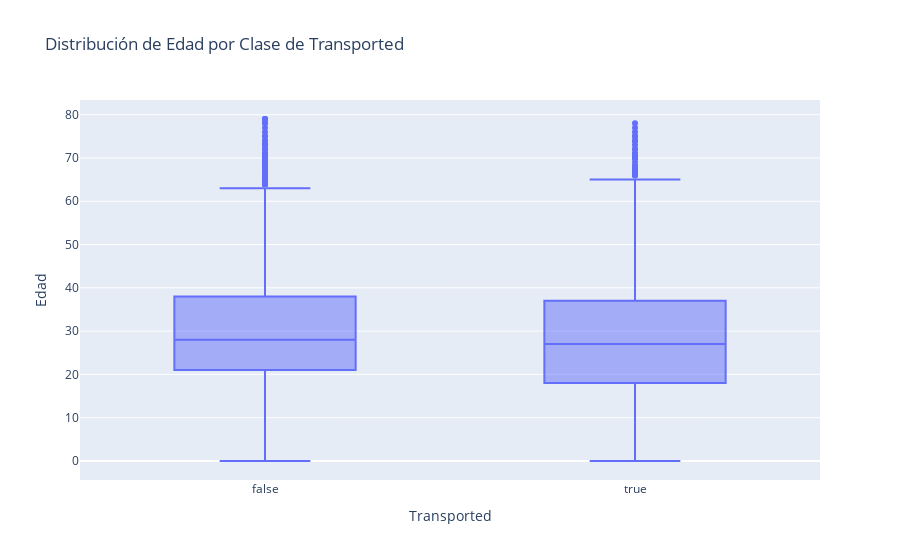

Notebook code for this chart:
### Code cell
# Crear el boxplot interactivo
fig = px.box(df, x='Transported', y='Age', 
             title='Distribución de Edad por Clase de Transported',
             labels={'Transported': 'Transported', 'Age': 'Edad'})

# Mostrar el gráfico
fig.show()

### Figure 1 — Plotly figure (JSON) as saved in the notebook; plotly's stock layout.template omitted (floating-point values rounded to 4 significant figures; data arrays with more than 128 entries replaced by an {"elided": "..."} marker saying what was removed)
{"data": [{"alignmentgroup": "True", "hovertemplate": "Transported=%{x}<br>Edad=%{y}<extra></extra>", "legendgroup": "", "marker": {"color": "#636efa"}, "name": "", "notched": false, "offsetgroup": "", "orientation": "v", "showlegend": false, "type": "box", "x": {"elided": "8693 bool values"}, "x0": " ", "xaxis": "x", "y": {"elided": "8693 int values"}, "y0": " ", "yaxis": "y"}], "layout": {"boxmode": "group", "legend": {"tracegroupgap": 0}, "title": {"text": "Distribución de Edad por Clase de Transported"}, "xaxis": {"anchor": "y", "domain": [0, 1], "title": {"text": "Transported"}}, "yaxis": {"anchor": "x", "domain": [0, 1], "title": {"text": "Edad"}}}}
